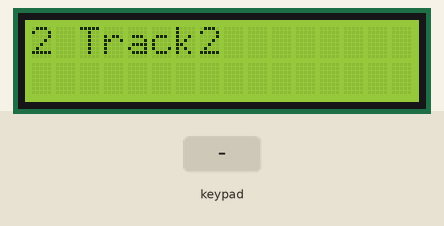
This sketch was run on a simulated Arduino Uno, built with avr-gcc and run on an emulated ATmega328P. On the bench: 16×2 character LCD. The test bench sets the inputs (shaded band).

Above: at 2.2 s.
2.3 s: key '1' pressed
At 7.0 s:
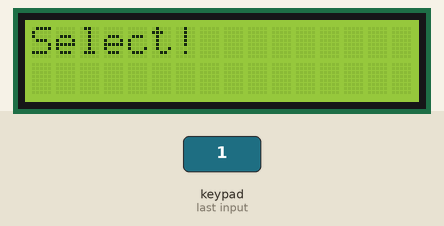
At 7.8 s:
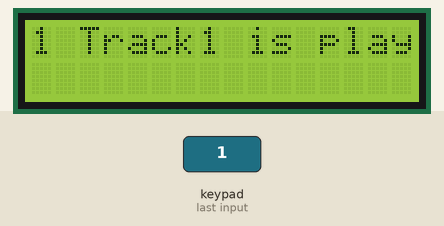
10.1 s: key '*' pressed
At 15.4 s:
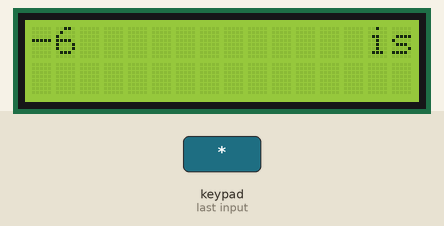
Timing chart, 0 to 16.9 s (numbered marks = the images above; inputs shaded):
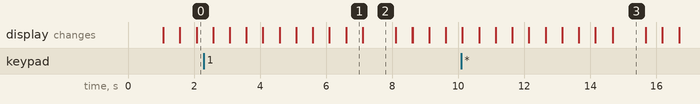

Measured:
- after the input at 2.3 s, the display: first differs from a run without the input after 4.8 s (image 2)
- after the input at 10.1 s, the display: first differs from a run without the input after 4.6 s (image 3)
- what the display in image 1 shows lasts 0.5 s, from 6.6 s to 7.1 s
- what the display in image 2 shows lasts 1.0 s, from 7.1 s to 8.1 s

The sketch:

LCD_Display_1.ino
```cpp
#include <LiquidCrystal.h>
#include <Keypad.h>

const int ROW_NUM = 4; //four rows
const int COLUMN_NUM = 3; //three columns

LiquidCrystal lcd(2,1,13,12,11,10);

char keys[ROW_NUM][COLUMN_NUM] = {
  {'1','2','3'},
  {'4','5','6'},
  {'7','8','9'},
  {'*','0','#'}
};

byte pin_rows[ROW_NUM] = {9, 8, 7, 6}; //connect to the row pinouts of the keypad
byte pin_column[COLUMN_NUM] = {5, 4, 3}; //connect to the column pin

Keypad keypad = Keypad( makeKeymap(keys), pin_rows, pin_column, ROW_NUM, COLUMN_NUM );

void setup() {
  lcd.begin(16,2);
  lcd.setCursor(5,0);
  lcd.print("Welcome");
  delay(1000);
  lcd.clear();
}

String playList[10]={"Track1","Track2","Track3","Track4","Track5","Track6","Track7","Track8","Track9","Track10"};
void loop(){
  lcd.print("Select one to play");
  delay(500);
  lcd.clear();
  for (int i =0; i<=9; i++){
    lcd.print(i+1);
    lcd.print(" ");
    lcd.print(playList[i]);
    delay(500);
    lcd.clear();
  }
  lcd.print("Select!");
  delay(500);
  lcd.clear();
  /*boolean NO_KEY = true;
  int key = keypad.getKey();
  while(key == NO_KEY){
    lcd.print("Select one");
    delay(1000);
  }
  if(key !=NO_KEY){
    lcd.print(key);
    delay(1000);
    lcd.clear();
    }
  }*/
  int key = keypad.getKey();
  /*lcd.print(key);
  delay(500);
  lcd.clear();*/
  while (key ==0){
    key = keypad.getKey();
  }
  if(key !=0){
    lcd.print(key-48);
    lcd.print(" ");
    lcd.print(playList[key-49]);
    lcd.print(" is playing");
    delay(1000);
    lcd.clear();
  }
  lcd.print("next");
  delay(500);
  lcd.clear();
}
```
